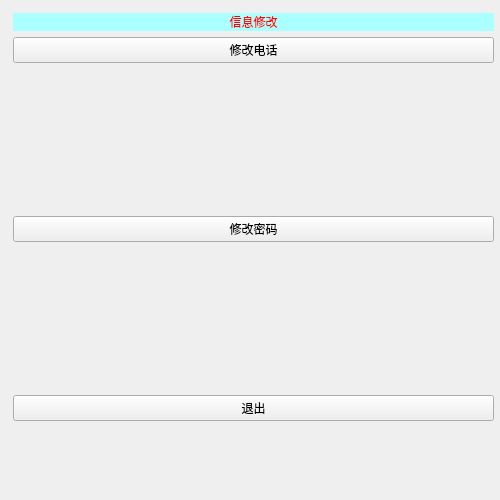
<?xml version="1.0" encoding="UTF-8"?>
<ui version="4.0">
 <class>Form</class>
 <widget class="QWidget" name="Form">
  <property name="geometry">
   <rect>
    <x>0</x>
    <y>0</y>
    <width>500</width>
    <height>500</height>
   </rect>
  </property>
  <property name="windowTitle">
   <string>信息修改</string>
  </property>
  <widget class="QWidget" name="layoutWidget">
   <property name="geometry">
    <rect>
     <x>13</x>
     <y>13</y>
     <width>481</width>
     <height>481</height>
    </rect>
   </property>
   <layout class="QVBoxLayout" name="verticalLayout">
    <item>
     <widget class="QLabel" name="label">
      <property name="sizePolicy">
       <sizepolicy hsizetype="Preferred" vsizetype="Fixed">
        <horstretch>0</horstretch>
        <verstretch>0</verstretch>
       </sizepolicy>
      </property>
      <property name="styleSheet">
       <string notr="true">font: 30pt &quot;微软雅黑&quot;;
background-color: rgb(170, 255, 255);
color: rgb(255, 0, 0);</string>
      </property>
      <property name="text">
       <string>信息修改</string>
      </property>
      <property name="alignment">
       <set>Qt::AlignCenter</set>
      </property>
     </widget>
    </item>
    <item>
     <widget class="QPushButton" name="pushButton">
      <property name="sizePolicy">
       <sizepolicy hsizetype="Minimum" vsizetype="Minimum">
        <horstretch>0</horstretch>
        <verstretch>0</verstretch>
       </sizepolicy>
      </property>
      <property name="styleSheet">
       <string notr="true">font: 75 19pt &quot;微软雅黑&quot;;</string>
      </property>
      <property name="text">
       <string>修改电话</string>
      </property>
     </widget>
    </item>
    <item>
     <spacer name="verticalSpacer">
      <property name="orientation">
       <enum>Qt::Vertical</enum>
      </property>
      <property name="sizeHint" stdset="0">
       <size>
        <width>20</width>
        <height>40</height>
       </size>
      </property>
     </spacer>
    </item>
    <item>
     <spacer name="verticalSpacer_4">
      <property name="orientation">
       <enum>Qt::Vertical</enum>
      </property>
      <property name="sizeHint" stdset="0">
       <size>
        <width>20</width>
        <height>40</height>
       </size>
      </property>
     </spacer>
    </item>
    <item>
     <widget class="QPushButton" name="pushButton_2">
      <property name="sizePolicy">
       <sizepolicy hsizetype="Minimum" vsizetype="Minimum">
        <horstretch>0</horstretch>
        <verstretch>0</verstretch>
       </sizepolicy>
      </property>
      <property name="styleSheet">
       <string notr="true">font: 75 19pt &quot;微软雅黑&quot;;</string>
      </property>
      <property name="text">
       <string>修改密码</string>
      </property>
     </widget>
    </item>
    <item>
     <spacer name="verticalSpacer_2">
      <property name="orientation">
       <enum>Qt::Vertical</enum>
      </property>
      <property name="sizeHint" stdset="0">
       <size>
        <width>20</width>
        <height>40</height>
       </size>
      </property>
     </spacer>
    </item>
    <item>
     <spacer name="verticalSpacer_5">
      <property name="orientation">
       <enum>Qt::Vertical</enum>
      </property>
      <property name="sizeHint" stdset="0">
       <size>
        <width>20</width>
        <height>40</height>
       </size>
      </property>
     </spacer>
    </item>
    <item>
     <widget class="QPushButton" name="pushButton_3">
      <property name="sizePolicy">
       <sizepolicy hsizetype="Minimum" vsizetype="Minimum">
        <horstretch>0</horstretch>
        <verstretch>0</verstretch>
       </sizepolicy>
      </property>
      <property name="styleSheet">
       <string notr="true">font: 75 19pt &quot;微软雅黑&quot;;</string>
      </property>
      <property name="text">
       <string>退出</string>
      </property>
     </widget>
    </item>
    <item>
     <spacer name="verticalSpacer_3">
      <property name="orientation">
       <enum>Qt::Vertical</enum>
      </property>
      <property name="sizeHint" stdset="0">
       <size>
        <width>20</width>
        <height>40</height>
       </size>
      </property>
     </spacer>
    </item>
   </layout>
  </widget>
 </widget>
 <resources/>
 <connections/>
</ui>
